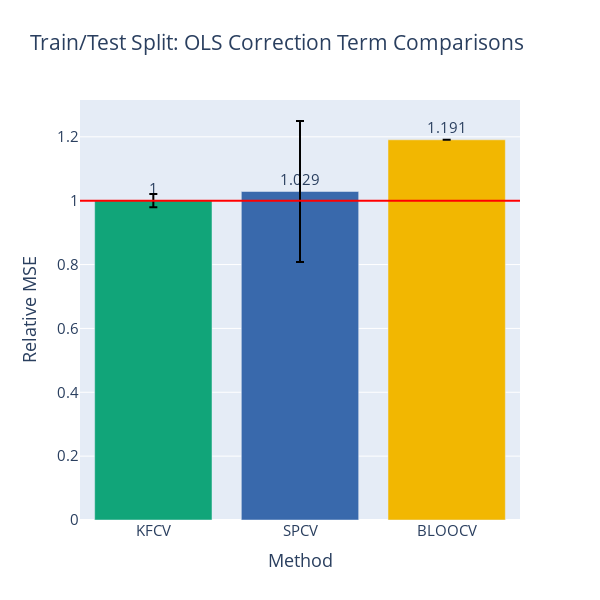

The notebook cell saved with this chart:
### Code cell
fig = gen_model_barplots(
    [[ns_corr, kfcv_corr, spcv_corr, bloocv_corr]], 
    [""], 
    est_names, 
    title="Train/Test Split: OLS Correction Term Comparisons", 
    has_elev_err=False,
    color_discrete_sequence=[px.colors.qualitative.Bold[i] for i in [1,2,3]],
    err_bars=True,
)
fig.show()

### Figure 1 — Plotly figure (JSON) as saved in the notebook; plotly's stock layout.template omitted (floating-point values rounded to 4 significant figures)
{"data": [{"error_y": {"array": [0.02057, 0.2208, 5.059e-16], "color": "black", "type": "data"}, "marker": {"color": ["rgb(17, 165, 121)", "rgb(57, 105, 172)", "rgb(242, 183, 1)"]}, "text": [1.0, 1.029, 1.191], "textposition": "outside", "type": "bar", "x": ["KFCV", "SPCV", "BLOOCV"], "xaxis": "x", "y": [1.0, 1.029, 1.191], "yaxis": "y"}], "layout": {"font": {"size": 15}, "height": 600, "shapes": [{"line": {"color": "red"}, "type": "line", "x0": 0, "x1": 1, "xref": "x domain", "y0": 1, "y1": 1, "yref": "y"}], "showlegend": false, "title": {"text": "Train/Test Split: OLS Correction Term Comparisons"}, "width": 600, "xaxis": {"anchor": "y", "domain": [0, 1], "title": {"text": "Method"}}, "yaxis": {"anchor": "x", "domain": [0, 1], "title": {"text": "Relative MSE"}}}}
